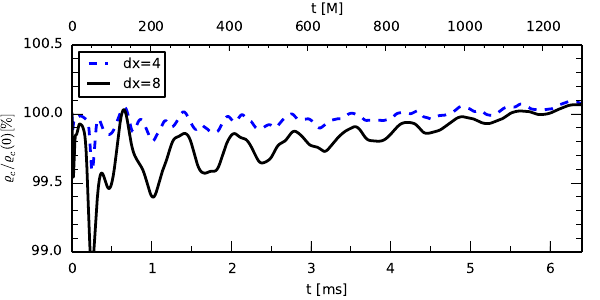

The script that saved this image:
#!/usr/bin/python

# Plot evolution of central density
from plot_defaults import *

# load data
Fx, Fy = numpy.loadtxt("dx4.asc.bz2",
                       comments="#", usecols=(1,2), unpack=True)
Gx, Gy = numpy.loadtxt("dx8.asc.bz2",
                       comments="#", usecols=(1,2), unpack=True)

# plot basics
fig = plt.figure(figsize=(6, 3))
fig.subplots_adjust(top=0.85, bottom=0.16, left=0.12,right=0.97)
ax = fig.add_subplot(1,1,1)

# plot
ax.plot(Fx/200, Fy/Fy[0]*100, linestyle='--', color='blue', label='dx=4')
ax.plot(Gx/200, Gy/Gy[0]*100, linestyle='-', color='black', label='dx=8')
plt.axis([0, 260000, 99.0, 100.5])

ax.legend(loc='upper left')
ax.set_xlabel(r't [ms]')
#ax.set_xlim((ax.get_xlim()[0]/M_to_ms, ax.get_xlim()[1]/M_to_ms))
ax.xaxis.set_minor_locator(mticker.AutoMinorLocator())
ax.xaxis.grid(False)
ax2 = ax.twiny()
ax2.set_xlabel(r't [M]')
ax2.set_xlim((0, 1300))
ax.set_xlim((ax2.get_xlim()[0]/M_to_ms, ax2.get_xlim()[1]/M_to_ms))
ax2.xaxis.set_minor_locator(mticker.AutoMinorLocator())
ax.xaxis.set_minor_locator(mticker.MultipleLocator(.5))
ax.set_ylabel(r'$\varrho_c/\varrho_c(0)[\%]$')
ax.yaxis.set_major_locator(mticker.MaxNLocator(4))
ax.yaxis.set_minor_locator(mticker.AutoMinorLocator())
ax.yaxis.grid(False)
set_tick_sizes(ax, 8, 4)

#plt.show()
plt.savefig('rho_max.pdf')

